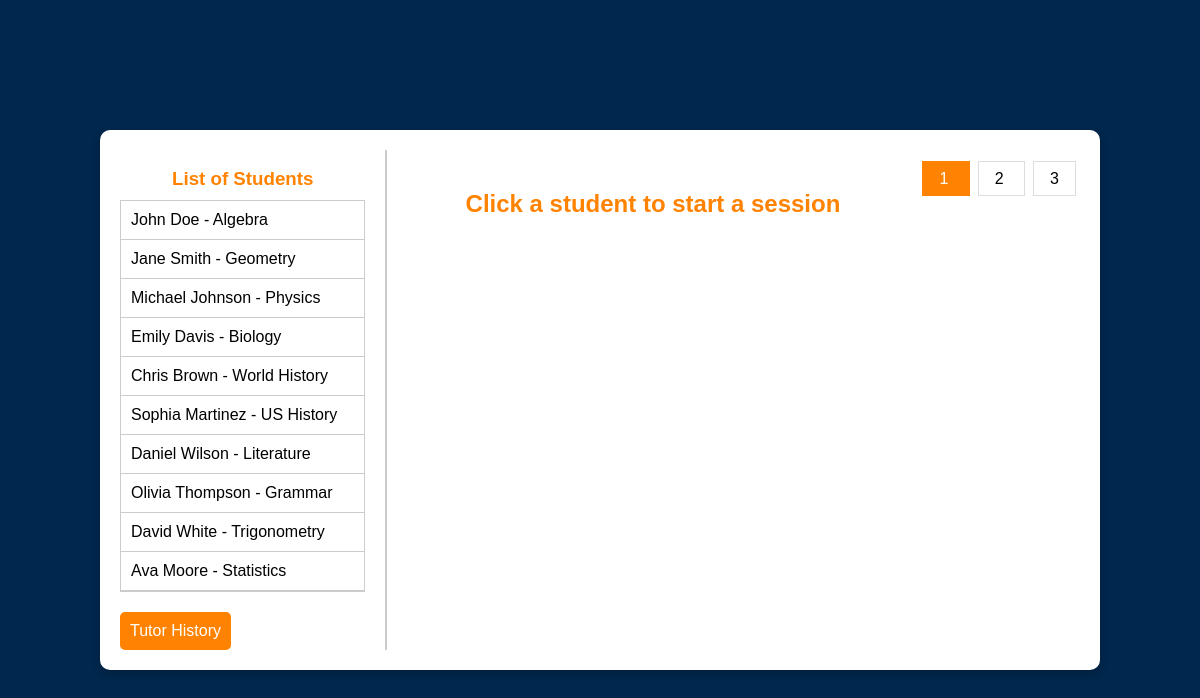
Page /tutor_dashboard.php on the earlier database version.
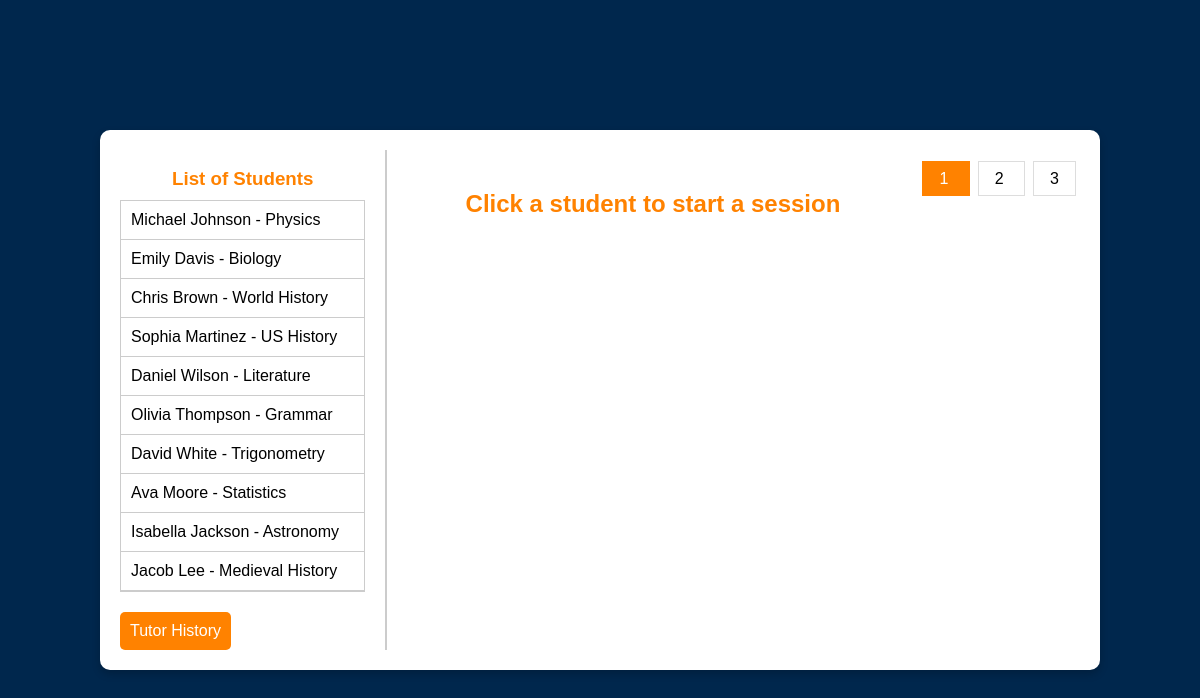
Same page on the later database version.
### tables this page shows
CREATE TABLE `students` (
  `id` int(11) NOT NULL,
  `full_name` varchar(255) NOT NULL,
  `student_id` varchar(50) NOT NULL,
  `email` varchar(255) NOT NULL,
  `class` varchar(100) NOT NULL,
  `session_type` varchar(20) NOT NULL,
  `subject` varchar(255) NOT NULL,
  `submission_time` timestamp NOT NULL DEFAULT current_timestamp(),
  `assigned_tutor` int(11) DEFAULT NULL
);

### tutor_dashboard.php (the view, shortened to what this page needs)
<?php
require 'db_connect.php';
$resultsPerPage = 10;
if (isset($_GET['page']) && is_numeric($_GET['page'])) {
    $currentPage = (int) $_GET['page'];
} else {
    $currentPage = 1;
}
$startingLimit = ($currentPage - 1) * $resultsPerPage;
$totalQuery = "SELECT COUNT(*) FROM students";
$totalStmt = $conn->prepare($totalQuery);
$totalStmt->execute();
$totalStudents = $totalStmt->fetchColumn();
$totalPages = ceil($totalStudents / $resultsPerPage);
$query = "SELECT * FROM students ORDER BY submission_time ASC LIMIT :startingLimit, :resultsPerPage";
$stmt = $conn->prepare($query);
$stmt->bindParam(':startingLimit', $startingLimit, PDO::PARAM_INT);
$stmt->bindParam(':resultsPerPage', $resultsPerPage, PDO::PARAM_INT);
$stmt->execute();
$students = $stmt->fetchAll(PDO::FETCH_ASSOC);
?>
<!DOCTYPE html>
<html lang="en">
<head>
</head>
<body>
    <div class="dashboard">
        <div class="student-list">
            <h3>List of Students</h3>
            <ul id="studentList">
                <?php foreach ($students as $student): ?>
                <li data-student-name="<?php echo htmlspecialchars($student['full_name']); ?>" data-student-id="<?php echo $student['id']; ?>" data-subject="<?php echo htmlspecialchars($student['subject']); ?>">
                    <?php echo htmlspecialchars($student['full_name']) . ' - ' . htmlspecialchars($student['subject']); ?>
                </li>
                <?php endforeach; ?>
            </ul>
            <a href="tutor_history.php" target="_blank" class="tutor-history-btn">Tutor History</a>
        </div>
        <div class="session-details">
            <h2 id="sessionPrompt">Click a student to start a session</h2>
        </div>
        <div class="pagination">
            <?php for ($page = 1; $page <= $totalPages; $page++): ?>
                <a href="tutor_dashboard.php?page=<?php echo $page; ?>" class="<?php if ($page == $currentPage) echo 'active'; ?>">
                    <?php echo $page; ?>
                </a>
            <?php endfor; ?>
        </div>
    </div>
</body>
</html>

Differences in the rows shown:
removed students: full_name "John Doe", subject "Algebra"
removed students: full_name "Jane Smith", subject "Geometry"
now on this page (row unchanged): students: full_name "Isabella Jackson", subject "Astronomy"
now on this page (row unchanged): students: full_name "Jacob Lee", subject "Medieval History"
